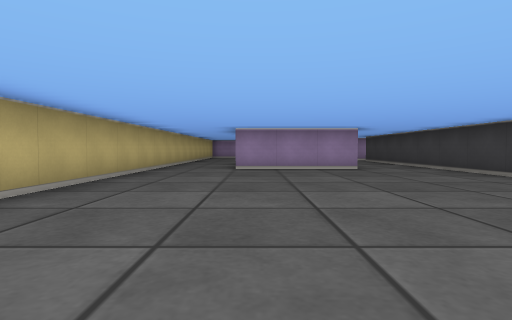
view 1 (above)

12 first-person views from a walk through a cub3D ray-caster map. The camera is about half as high as the walls, tilts 2° down and sees 80° across. The floor is counted in squares. Each view is taken from the middle of a square. On the plan, view 1 faces up. The plan holds only what a view shows up to about 9 squares ahead; the rest is blank.

view 2
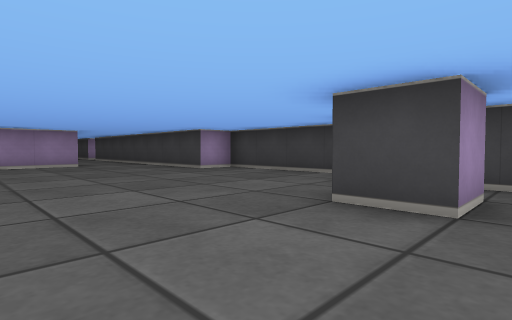

view 3
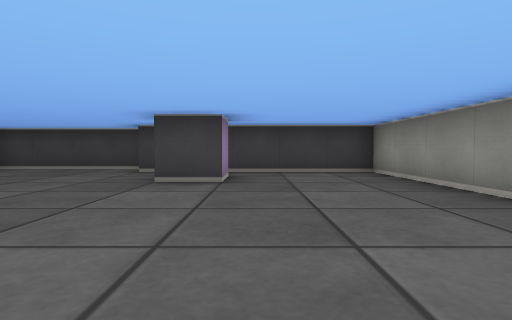

view 4
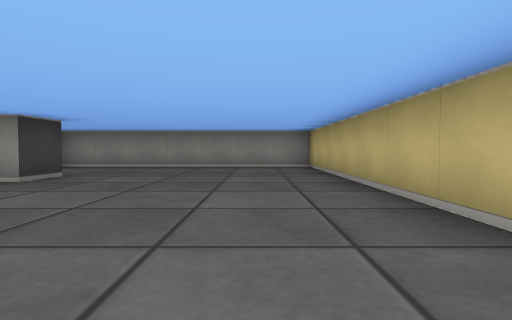

view 5
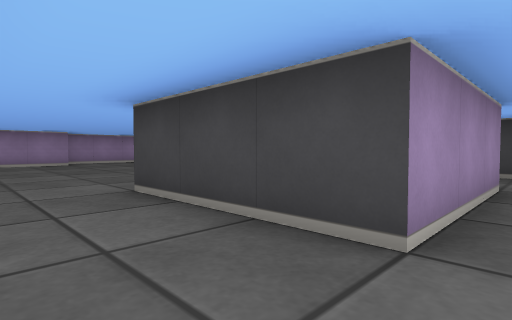

view 6
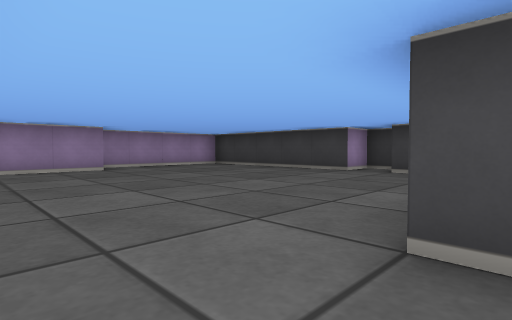

view 7
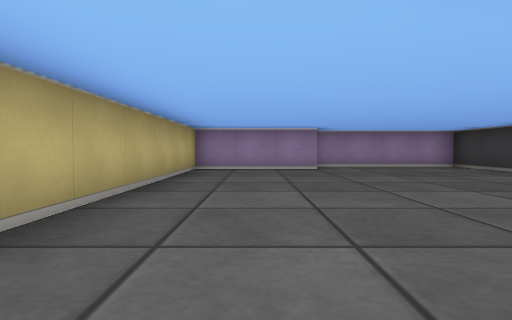

view 8
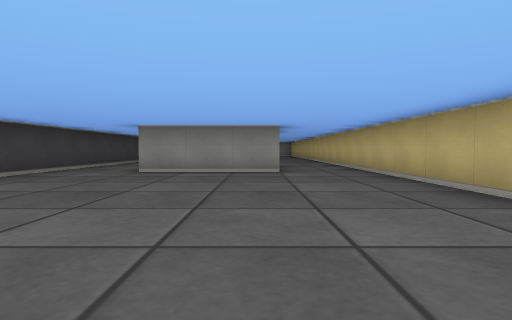

view 9
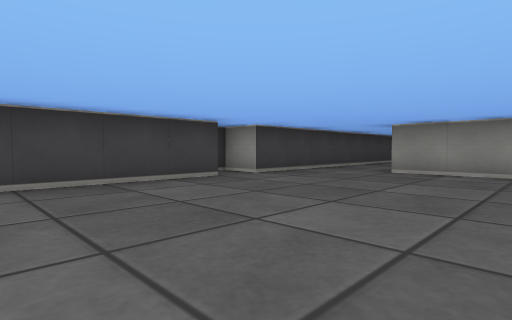

view 10
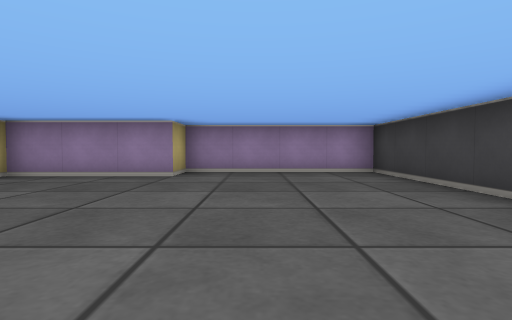

view 11
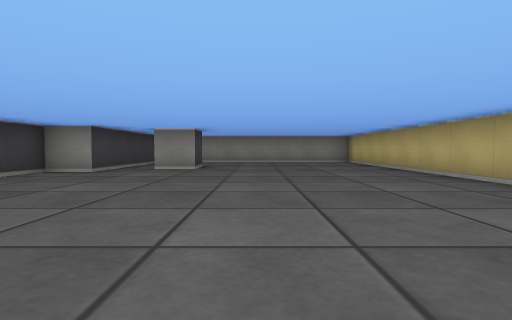

view 12
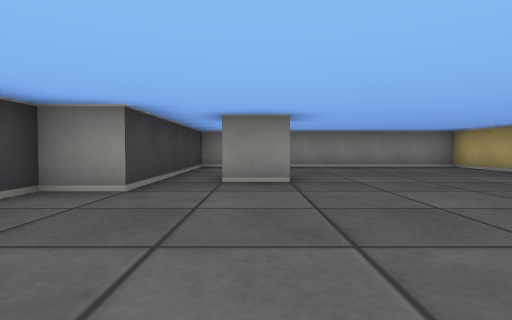

### Floor plan
Points are (right, up) in squares from view 1. A wall is a line through its corners. A room is listed if a view was taken in it or the views show most of it. See-through windows are left out.
Room 1 (views 1, 2, 3, 4, 11, 12)
walls: (3.6, -1.5) (2.5, -1.5) (2.5, -0.5) (3.5, -0.5); (-2.5, 6.5) (-2.5, -4.5) (4.5, -4.5) (4.5, 0.5) (5.5, 0.5) (5.5, 4.5) (4.5, 4.5) (4.5, 6.5); (2.6, 7.5) (-0.5, 7.5)
ways out: opening at (-1.5, 7.5) to room 2; opening at (3.5, 7.5) to room 2
Room 2 (views 5, 6, 7, 8, 9, 10)
walls: (-0.5, 7.5) (-0.5, 10.5) (2.5, 10.5); (4.5, 6.5) (4.5, 12.5) (5.5, 12.5) (5.5, 13.5) (4.5, 13.5) (4.5, 18.5) (0.5, 18.5) (0.5, 17.5) (-2.5, 17.5) (-2.5, 6.5)
ways out: opening at (-1.5, 7.5) to room 1; opening at (3.5, 7.5) to room 1

Where each view was taken, in squares from view 1:
view 1: 0 up, 0 right, facing up
view 2: 2 down, 0 right, facing up-right
view 3: 2 down, 2 left, facing right
view 4: 4 up, 1 left, facing down
view 5: 7 up, 2 left, facing up-right
view 6: 10 up, 2 left, facing up-right
view 7: 10 up, 1 left, facing up
view 8: 17 up, 0 right, facing down
view 9: 17 up, 0 right, facing down-right
view 10: 12 up, 2 right, facing up
view 11: 7 up, 1 right, facing down
view 12: 4 up, 3 right, facing down
